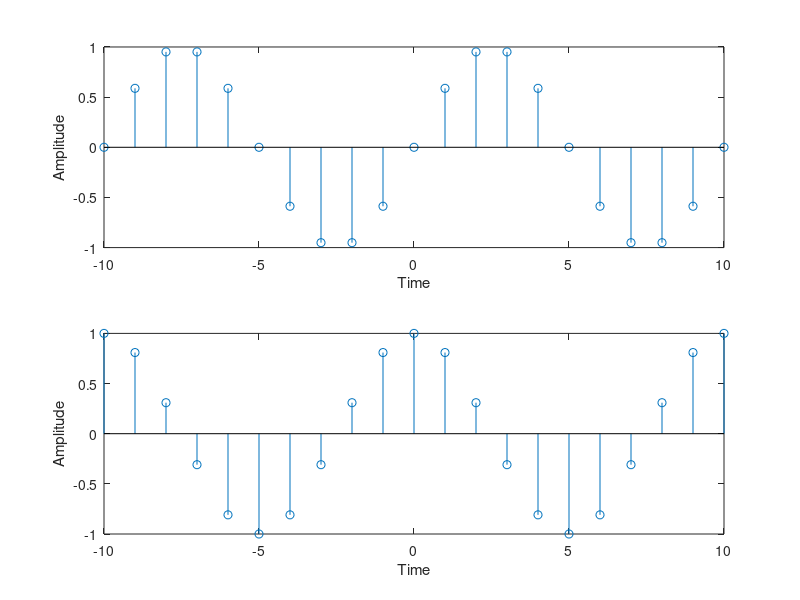

The MATLAB source for this figure:
n = -10:10;
sin_n = sin(2*pi*0.1*n);
subplot(2,1,1);
stem(n, sin_n);
xlabel('Time');
ylabel('Amplitude');

cos_n = cos(2*pi*0.1*n);
subplot(2,1,2);
stem(n, cos_n);
xlabel('Time');
ylabel('Amplitude');

